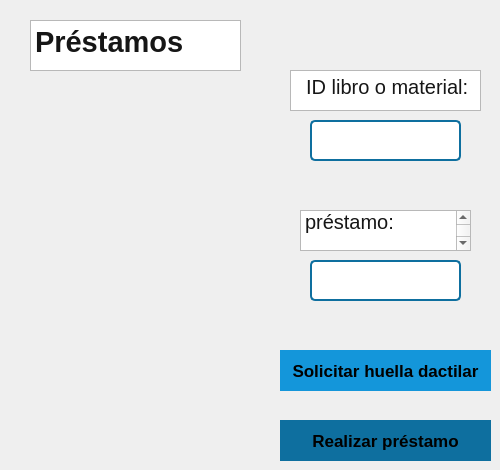
       <widget class="QWidget" name="prestamos">
        <widget class="QPlainTextEdit" name="plainTextEdit_4">
         <property name="geometry">
          <rect>
           <x>30</x>
           <y>20</y>
           <width>211</width>
           <height>51</height>
          </rect>
         </property>
         <property name="font">
          <font>
           <pointsize>22</pointsize>
           <bold>true</bold>
          </font>
         </property>
         <property name="styleSheet">
          <string notr="true">color: rgb(22, 22, 22);</string>
         </property>
         <property name="plainText">
          <string>Préstamos</string>
         </property>
        </widget>
        <widget class="QLineEdit" name="lineEdit">
         <property name="geometry">
          <rect>
           <x>310</x>
           <y>120</y>
           <width>151</width>
           <height>41</height>
          </rect>
         </property>
         <property name="font">
          <font>
           <pointsize>17</pointsize>
          </font>
         </property>
         <property name="styleSheet">
          <string notr="true">border: 2px solid #0e6f9f;
border-radius: 5px;
padding: 4px;
color: rgb(22, 22, 22);</string>
         </property>
        </widget>
        <widget class="QPlainTextEdit" name="plainTextEdit_10">
         <property name="geometry">
          <rect>
           <x>290</x>
           <y>70</y>
           <width>191</width>
           <height>41</height>
          </rect>
         </property>
         <property name="font">
          <font>
           <pointsize>15</pointsize>
          </font>
         </property>
         <property name="styleSheet">
          <string notr="true">color: rgb(22, 22, 22);</string>
         </property>
         <property name="plainText">
          <string>  ID libro o material:</string>
         </property>
        </widget>
        <widget class="QPlainTextEdit" name="plainTextEdit_11">
         <property name="geometry">
          <rect>
           <x>300</x>
           <y>210</y>
           <width>171</width>
           <height>41</height>
          </rect>
         </property>
         <property name="font">
          <font>
           <pointsize>15</pointsize>
          </font>
         </property>
         <property name="styleSheet">
          <string notr="true">color: rgb(22, 22, 22);</string>
         </property>
         <property name="plainText">
          <string>Días de préstamo:</string>
         </property>
        </widget>
        <widget class="QLineEdit" name="lineEdit_2">
         <property name="geometry">
          <rect>
           <x>310</x>
           <y>260</y>
           <width>151</width>
           <height>41</height>
          </rect>
         </property>
         <property name="font">
          <font>
           <pointsize>17</pointsize>
          </font>
         </property>
         <property name="styleSheet">
          <string notr="true">border: 2px solid #0e6f9f;
border-radius: 5px;
padding: 4px;
color: rgb(22, 22, 22);</string>
         </property>
        </widget>
        <widget class="QPushButton" name="pushButton">
         <property name="geometry">
          <rect>
           <x>280</x>
           <y>350</y>
           <width>211</width>
           <height>41</height>
          </rect>
         </property>
         <property name="font">
          <font>
           <pointsize>13</pointsize>
           <bold>true</bold>
          </font>
         </property>
         <property name="styleSheet">
          <string notr="true">
QPushButton {
background-color: rgb(20, 150, 218);
    border: none;
    padding: 10px;
}
QPushButton:hover {
    background-color: #0a4f6f;
}
QPushButton:pressed {
    background-color: rgb(20, 150, 218);
}</string>
         </property>
         <property name="text">
          <string>Solicitar huella dactilar</string>
         </property>
        </widget>
        <widget class="QPushButton" name="pushButton_2">
         <property name="geometry">
          <rect>
           <x>280</x>
           <y>420</y>
           <width>211</width>
           <height>41</height>
          </rect>
         </property>
         <property name="font">
          <font>
           <pointsize>13</pointsize>
           <bold>true</bold>
          </font>
         </property>
         <property name="styleSheet">
          <string notr="true">QPushButton {
background-color: rgb(14, 111, 159);
    border: none;
    padding: 10px;
}
QPushButton:hover {
    background-color: #0a4f6f;
}
QPushButton:pressed {
    background-color: rgb(14, 111, 159);
}</string>
         </property>
         <property name="text">
          <string>Realizar préstamo</string>
         </property>
        </widget>
       </widget>
